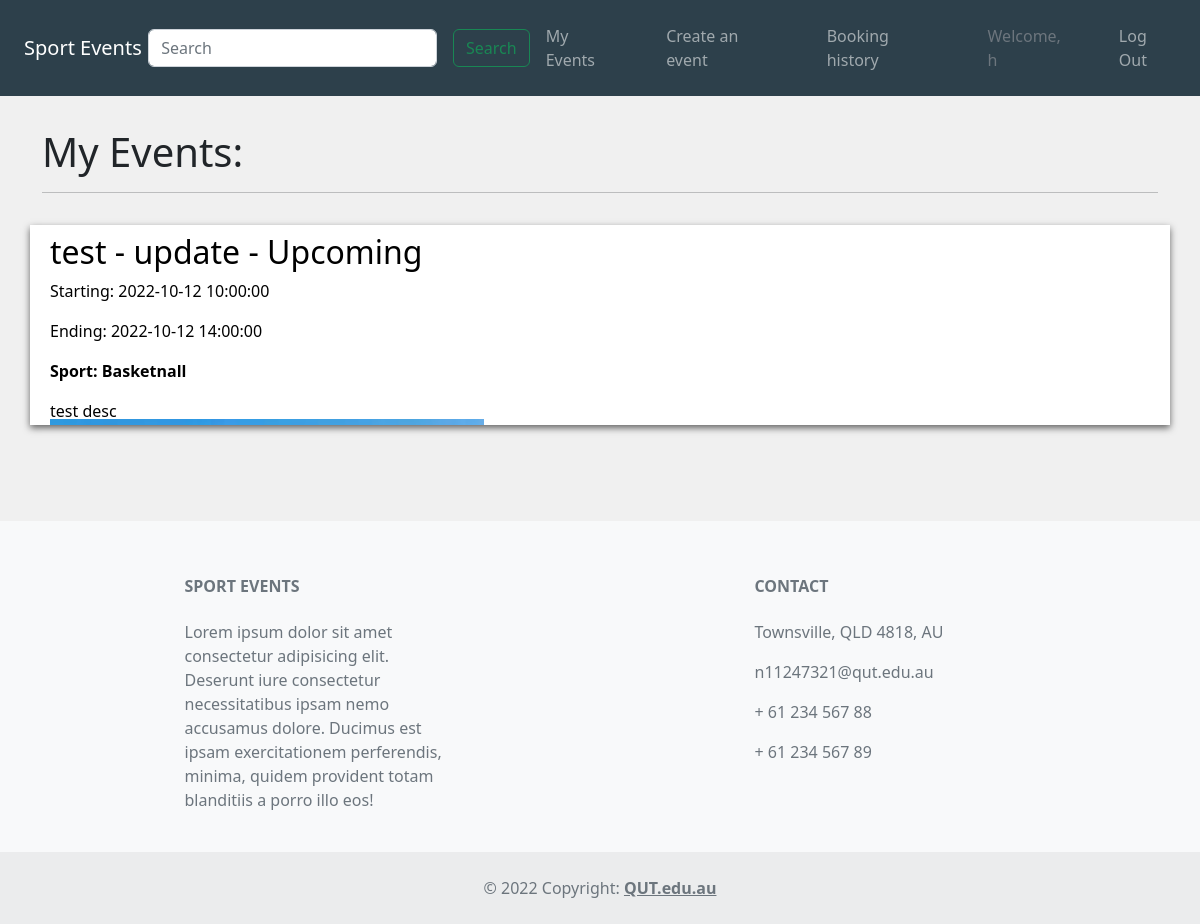
The app's page /events/update (signed in), older data.
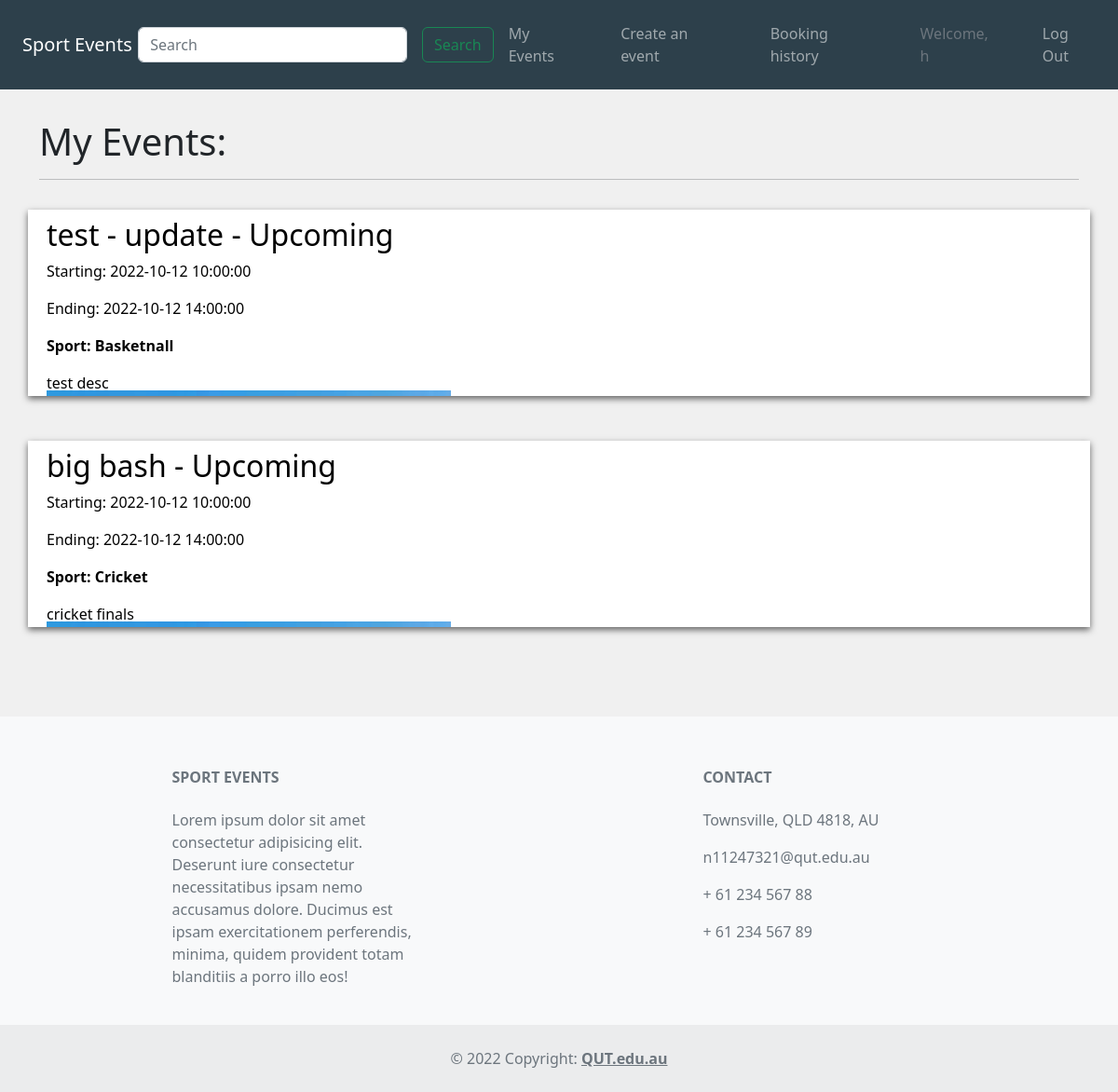
The same page, newer data.
### website/models.py (models this page shows, shortened)
class Events(db.Model):
    __tablename__ = 'events'
    EventId = db.Column(db.Integer, primary_key=True)
    EventName = db.Column(db.String(80))
    Location = db.Column(db.String(80))
    StartDate = db.Column(db.DateTime)
    EndDate = db.Column(db.DateTime)
    description = db.Column(db.String(500))
    Image = db.Column(db.String(400))
    Status_id = db.Column(db.Integer)
    Catergory_id = db.Column(db.Integer)
    MaxTickets = db.Column(db.Integer)
    UserId = db.Column(db.Integer)
    reviews = db.relationship('Reviews', backref='event')
    bookings = db.relationship('Bookings', backref='event')
    Catergory_id = db.Column(db.Integer, db.ForeignKey('catergories.CatergoryId'))
    Status_id = db.Column(db.Integer, db.ForeignKey('eventStatus.EventStatusId'))
    UserId = db.Column(db.Integer, db.ForeignKey('users.UserId'))

class EventStatus(db.Model):
    __tablename__ = 'eventStatus'
    EventStatusId = db.Column(db.Integer, primary_key=True)
    Status = db.Column(db.String(80))
    Event = db.relationship('Events', backref='Status')
    def __repr__(self): #print
        return "{}".format(self.Status)

class Catergory(db.Model):
    __tablename__ = 'catergories'
    CatergoryId = db.Column(db.Integer, primary_key=True)
    CatergoryName = db.Column(db.String(100))
    Event = db.relationship('Events', backref='CatergoryName')
    def __repr__(self):
        return "{}".format(self.CatergoryName)

### website/events.py (the view)
@bp.route('/update', methods = ['GET', 'POST'])
@login_required
def update():
    events = Events.query.filter_by(UserId = current_user.UserId)
    return render_template("myEvents.html", events = events)

### website/__init__.py (called while the page is built)
def create_app():
    app.debug=True
    app.secret_key='utroutoru'
    app.config['SQLALCHEMY_DATABASE_URI']='sqlite:///Events.sqlite'
    db.init_app(app)
    bootstrap = Bootstrap(app)
    login_manager = LoginManager()
    login_manager.login_view='auth.login'
    login_manager.init_app(app)
    from .models import Users # importing here to avoid circular references
    @login_manager.user_loader
    def load_user(UserId):
        return Users.query.get(int(UserId))
    @app.errorhandler(404)
    def not_found(e):
        return render_template("404.html")
    from . import views
    app.register_blueprint(views.bp)
    from . import events
    app.register_blueprint(events.bp)
    from . import auth
    app.register_blueprint(auth.bp)
    return app

### website/templates/myEvents.html (shortened to what this page needs)
{% extends 'base.html' %}
{% block head %}
    <link href="https://cdn.jsdelivr.net/npm/bootstrap@5.2.0/dist/css/bootstrap.min.css" rel="stylesheet">
    <link rel="stylesheet" href="../static/css/style.css">
    <link rel="stylesheet" href="../static/css/myevents.css">
{% endblock %}
{% block content %}
    <div class="container-fluid" id="mainArea">
        <div class="p-3"></div>
        <h1>My Events: </h1>
        <hr>
        <div class="p-2"></div>
        {% for event in events %}
            <div class="booking row p-2">
                <a href="{{url_for('event.updateEvent', EventId=event.EventId)}}" class="EventLink">
                <div class="col-sm-7 col-xs-12">
                    <h2>{{event.EventName}} - {{event.Status}}</h2>
                    <p class="eventDateTime">Starting: {{event.StartDate}}</p>
                    <p class="eventDateTime">Ending: {{event.EndDate}}</p>
                    <p style="font-weight: bold;">Sport: {{event.CatergoryName}}</p>
                    <div class="eventDescription">
                        <p>{{event.description}}</p>
                    </div>
                </div>
                <div class="col-sm-5 col-xs-12">
                    <img class="bookingImage" src="{{event.Image}}" alt="{{event.name}}">
                </div>
                </a>
            </div>
            <div class="p-4"></div>
        {% endfor %}
    </div>
{% endblock %}

Row changes from the older to the newer data that the page shows:
added Events: EventName "big bash", Status "Upcoming", StartDate "2022-10-12 10:00:00", EndDate "2022-10-12 14:00:00", CatergoryName "Cricket", description "cricket finals", Image (picture)
